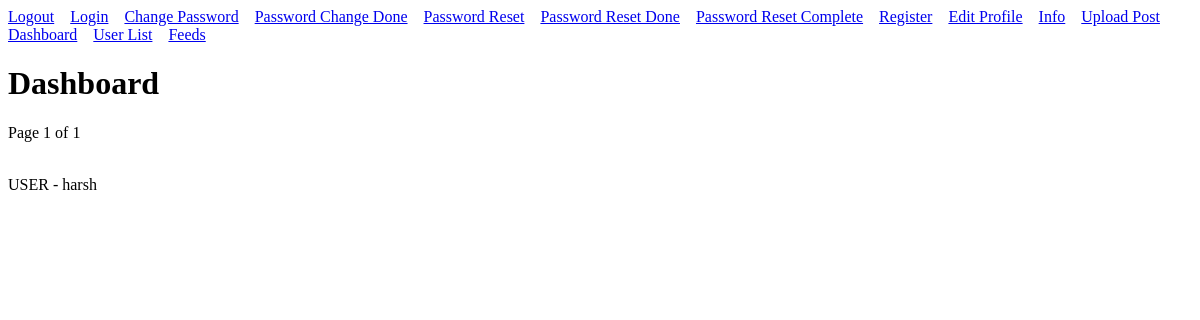
The page /user/ (signed in) on the database as committed earlier.
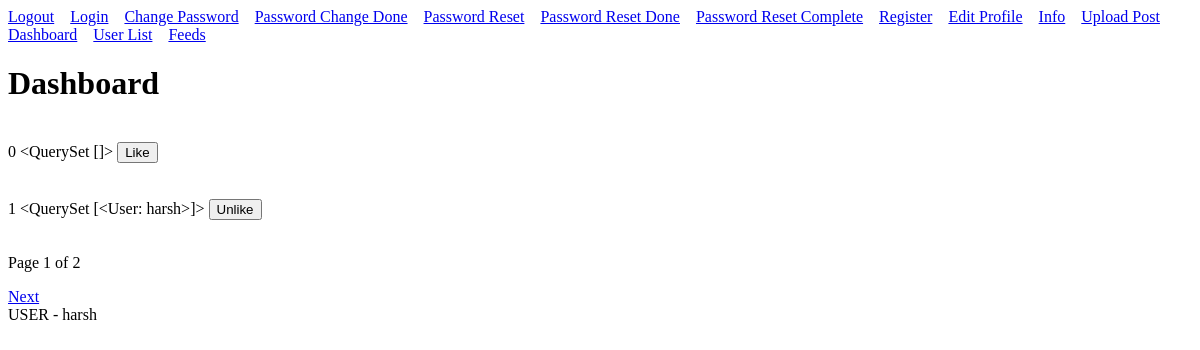
The same page on the database as committed later.
### user/models.py (models this page shows, shortened)
class Image(models.Model):
    user = models.ForeignKey(settings.AUTH_USER_MODEL, related_name='images', on_delete=models.CASCADE, null=True)
    title = models.CharField(max_length=50)
    slug = models.SlugField(blank=True)
    description = models.TextField(blank=True)
    image = models.ImageField(upload_to=get_image_file_path)
    created = models.DateTimeField(auto_now_add=True)
    user_like = models.ManyToManyField(settings.AUTH_USER_MODEL, related_name='image_liked', blank=True)
    user_like_count = models.PositiveIntegerField(default=0, db_index=True)

### user/views.py (the view)
# urls.py: path('', views.dashboard, name='dashboard'),
def dashboard(request, user_id=None, post_id=None):
    images = Image.objects.all().order_by('-id')
    paginator = Paginator(images, 2)
    page = request.GET.get('page')
    print(request.session.modified)
    try:
        images = paginator.page('page')
    except PageNotAnInteger:
        images = paginator.page(1)
    except EmptyPage:
        images = paginator.page(paginator.num_pages)
    return render(request, 'user/dashboard.html', {'allimages':images})

### templates/user/dashboard.html (shortened to what this page needs)
<!DOCTYPE html>
{% extends 'base.html' %}
{% load thumbnail %}
{% block content %}
    <h1>Dashboard</h1>
    {% for oneimage in allimages %}
        <form action="{% url 'user:like' %}" method="post">
            {{oneimage.user_like.count}}
            {{oneimage.user_like.all}}
            <button type='submit'>{% if request.user in oneimage.user_like.all %} Unlike {% else %} Like {% endif %}</button>
        </form>
        <br>
    {% endfor %}
    {% include "pagination.html" with page=allimages%}
{% endblock content %}

Rows that differ between the two databases and show on the page:
added Image: user_like.count "0", user_like.all "<QuerySet []>", shows "Like"
added Image: user_like.count "1", user_like.all "<QuerySet [<User: harsh>]>", shows "Unlike"
Other text that changed with them:
{{ page.paginator.num_pages }}: "1" → "2"
text now shown: "Next"
